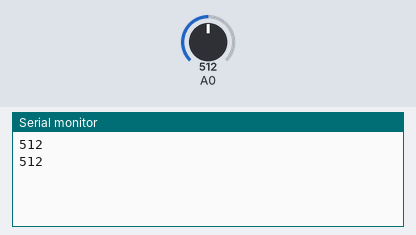
This sketch was run on a simulated Arduino Uno, built with avr-gcc and run on an emulated ATmega328P. On the bench: the last lines printed to the serial monitor. The test bench sets the inputs (shaded band); at power-on: A0 = 512.

Above: at 3.8 s.
3.9 s: A0 set to 716
At 6.6 s:
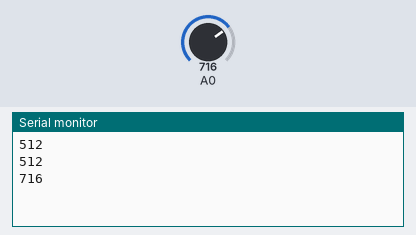
7.8 s: A0 set to 900
At 10.1 s:
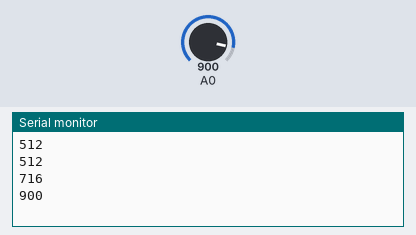
Timing chart, 0 to 11.6 s (numbered marks = the images above; inputs shaded):
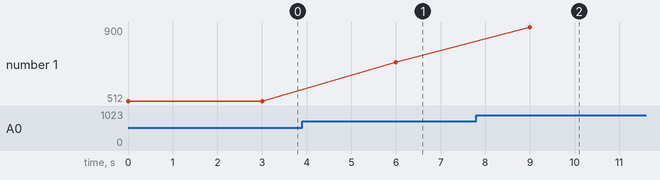

The sketch:

Lab1.ino
```cpp
const int OPLED = 13;
const int INLED = 8;
boolean inputpin;
void setup()
{
  Serial.begin(9600);

}

void loop()
{
  int sensor = analogRead(A0);
  Serial.println(sensor);
  delay(3000);

}
```

Measured:
- after the input at 3.9 s, the serial monitor: prints a new line after 2.1 s (image 1)
- after the input at 7.8 s, the serial monitor: prints a new line after 1.2 s (image 2)
- plotted number 1: 512 → 716 after the input at 3.9 s, 716 → 900 after the input at 7.8 s
